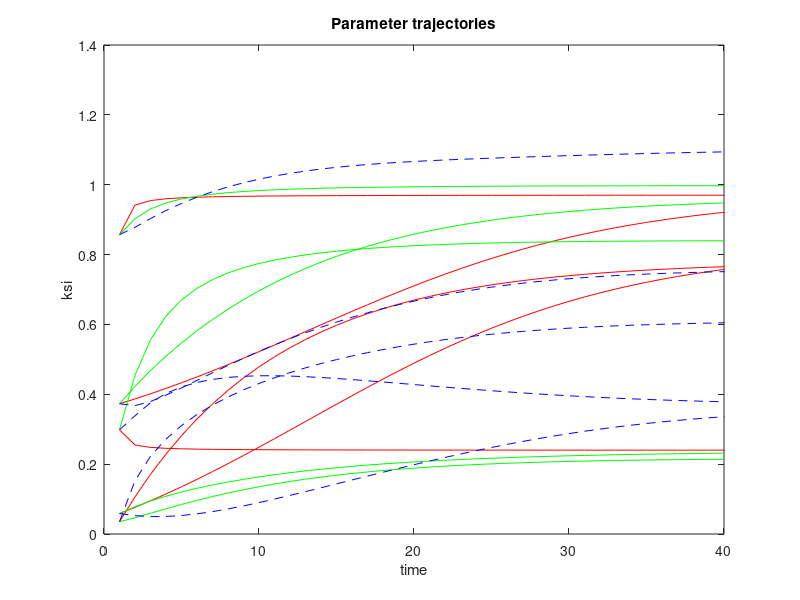
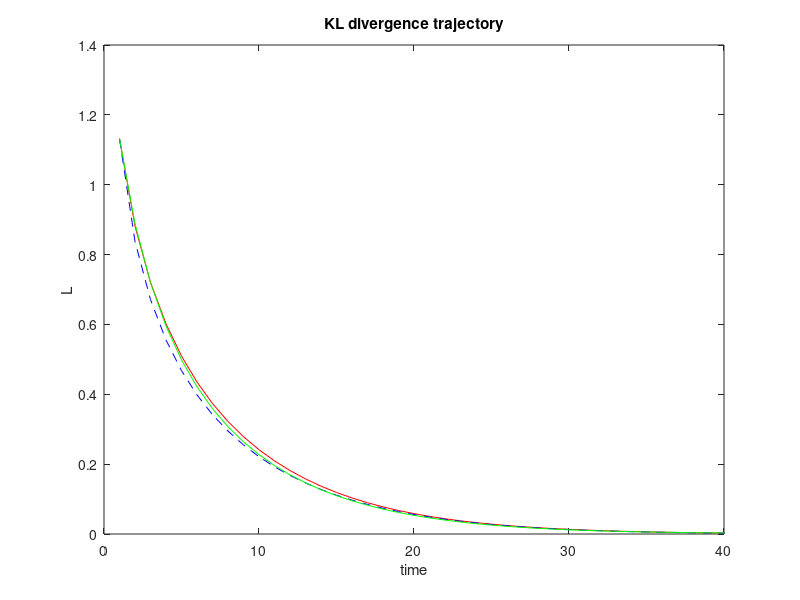
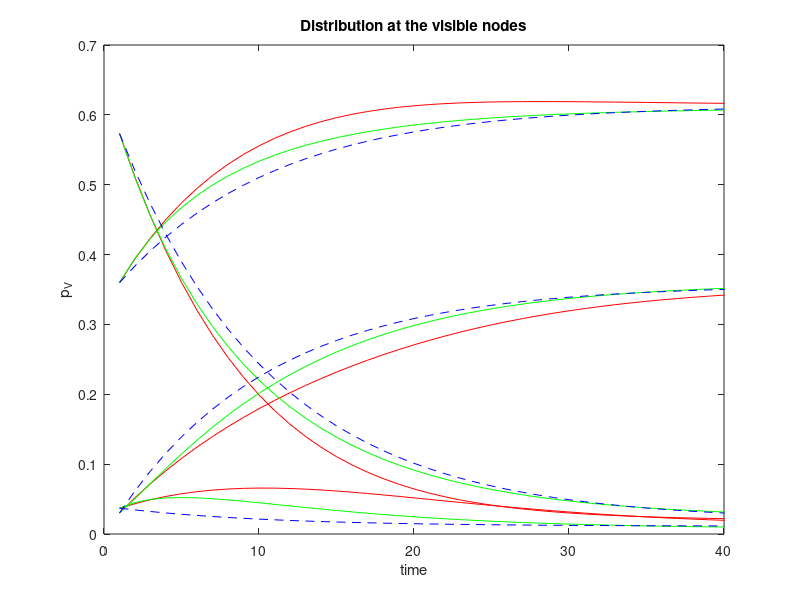

Write the MATLAB code that produced these figures, in order. (Note: this script raises an error after producing the figures.)
%--------------------------------------------------------------------------
% For Paper
% "On the Natural Gradient of the Evidence Lower Bound"
% by Nihat Ay, Jesse van Oostrum and Adwait Datar
% Author for the code: Adwait Datar
%--------------------------------------------------------------------------
% This script is used to plot the simulated trajectories
clc
close all
%% Load data if not already present in workspace
if ~exist('model')
    model=1; % 1: non-cylindrical model, 2: cylindrical
    switch model
        case 1
            load('./data/non_cylindrical_model.mat')
            sim_id=2;% sim_id= 2 and 8 are used in the figures
        case 2
            load('./data/cylindrical_model.mat')
            sim_id=1;
    end 
end
%% Plot trajectories:
subsamp=10;
% Plot the parameter trajectories of the two gradient fields
figure(1)
plot(theta_traj(:,1:subsamp:end,sim_id)','r','DisplayName','NGRAD')
set(gca,'ColorOrderIndex',1)
hold on
plot(theta_traj_rec(:,1:subsamp:end,sim_id)','g','DisplayName','NGRAD')
plot(theta_traj_V(:,1:subsamp:end,sim_id)','b--','DisplayName','ELBO')
% legend()
xlim([0 40])
xlabel('time')
ylabel('ksi')
title('Parameter trajectories')

% Plot the Loss trajectories with the two gradient fields
figure(2)
plot(L_num(1:subsamp:end,1,sim_id),'r','DisplayName','ELBO')
set(gca,'ColorOrderIndex',1)
hold on
plot(L_num_V(1:subsamp:end,1,sim_id),'b--','DisplayName','NGRAD')
plot(L_num_rec(1:subsamp:end,1,sim_id),'g','DisplayName','2')
% legend()
xlim([0 40])
xlabel('time')
ylabel('L')
title('KL divergence trajectory')

% Plot the probability trajectories with the two gradient fields on visible
% nodes
p_traj_V=Pi*p_num(1:subsamp:end,:,sim_id)'; % Projection on the visible nodes
p_traj_V_rec=Pi*p_num_rec(1:subsamp:end,:,sim_id)'; % Projection on the visible nodes
p_traj_V_V=Pi*p_num_V(1:subsamp:end,:,sim_id)'; % Projection on the visible nodes
figure(3)
plot(p_traj_V','r','DisplayName','NGRAD')
set(gca,'ColorOrderIndex',1)
hold on
plot(p_traj_V_rec','g','DisplayName','2')
plot(p_traj_V_V','b--','DisplayName','ELBO')
% legend()
xlim([0 40])
xlabel('time')
ylabel('p_V')
title('Distribution at the visible nodes')

% Project the distribution orthogonally (Euclidean) to get a 3-simplex 
% Obtain vectors orthogonal to ones(4,1) via SVD and project on them
[U,S,V]=svd(ones(4,1));
corners=U(:,2:end)';

% Compute translation and rotation parameters
origin=corners(:,1);
new_x=corners(:,2)-origin;
new_z=null([(corners(:,2)-origin)';(corners(:,3)-origin)']);
new_y=null([new_x';new_z']);
W=[new_x';new_y';new_z'];

% Translate and Rotate corners and optimal point:
p_star_proj=U(:,2:end)'*p_star_V;
[p_star_proj] =rotate_translate(p_star_proj,W,origin);
[corners] =rotate_translate(corners,W,origin);

% First draw the lines of the 3-simplex
figure(4)
% title('Distribution trajectories at the visible nodes')

% Plot the model space if required
switch model
    case 1
        % plot_full_model(W,origin)
        % hold on
    case 2
        plot_independece_model(W,origin)
        hold on
end

% For the final plots in the paper, use i=2 and i=8 from the data non_cylindrical_model_30.mat
% For the final plots in the paper, use i=1:sims from the data cylindrical_model_1.mat
for i=[sim_id]    
    p_traj_V_proj=U(:,2:end)'*Pi*p_num(1:subsamp:end,:,i)';
    p_traj_V_proj_rec=U(:,2:end)'*Pi*p_num_rec(1:subsamp:end,:,i)';
    p_traj_V_V_proj=U(:,2:end)'*Pi*p_num_V(1:subsamp:end,:,i)';
    % Translate and Rotate data
    [p_traj_V_proj] =rotate_translate(p_traj_V_proj,W,origin);
    [p_traj_V_proj_rec] =rotate_translate(p_traj_V_proj_rec,W,origin);
    [p_traj_V_V_proj] =rotate_translate(p_traj_V_V_proj,W,origin);
    plot3(p_traj_V_V_proj(1,:),p_traj_V_V_proj(2,:),p_traj_V_V_proj(3,:),'b--','LineWidth',0.5)    
    hold on
    plot3(p_traj_V_proj(1,:),p_traj_V_proj(2,:),p_traj_V_proj(3,:),'r','LineWidth',0.5)  
    plot3(p_traj_V_proj_rec(1,:),p_traj_V_proj_rec(2,:),p_traj_V_proj_rec(3,:),'g','LineWidth',0.5)
    % plot3(p_traj_V_V_proj(1,1),p_traj_V_V_proj(2,1),p_traj_V_V_proj(3,1),'b.')
    % plot3(p_traj_V_proj(1,1),p_traj_V_proj(2,1),p_traj_V_proj(3,1),'r.')
    plot3(p_star_proj(1,1),p_star_proj(2,1),p_star_proj(3,1),'kX')
end
linewidth=0.5;
linecolor=[0,0.447,0.741];
draw_lines(corners(:,1),corners(:,2),linecolor,linewidth)
hold on
draw_lines(corners(:,1),corners(:,3),linecolor,linewidth)
draw_lines(corners(:,1),corners(:,4),linecolor,linewidth)
draw_lines(corners(:,2),corners(:,3),linecolor,linewidth)
draw_lines(corners(:,2),corners(:,4),linecolor,linewidth)
draw_lines(corners(:,3),corners(:,4),linecolor,linewidth)
% legend('NGRAD','ELBO','Location','northwest')

view([202 20])
zlim([-0.2,1.2])
ylim([0,1.2247])
xlim([-0.75 2])
axis off
%% User-defined functions
function [] = draw_lines(point1,point2,linecolor,linewidth)
        xyz=[point1';point2'];
        line(xyz(:,1),xyz(:,2),xyz(:,3),'Color',linecolor,'Linewidth',linewidth)
end
function []=plot_independece_model(W,origin)
    [U,~,~]=svd(ones(4,1)); % Projection on the kernel of the 1 vector
    % This function plots the independence model as a manifold embedded
    % inside the 3-Simplex
    p=0:0.02:1; % parameter 1
    q=0:0.02:1; % parameter 2
    p_vec=[];
    for i=1:length(p)
        for j=1:length(q)
            p_vec=[p_vec,[p(i)*q(j);p(i)*(1-q(j));(1-p(i))*q(j);(1-p(i))*(1-q(j))]]; % Collect points on the independence model
        end
    end
    p_proj=U(:,2:end)'*p_vec;
    [p_proj] =rotate_translate(p_proj,W,origin);
    n_p=size(p,2);
    linecolor=[0.3010 0.7450 0.9330];
    linewidth=0.1;
    for i=1:n_p        
            draw_lines(p_proj(:,1+n_p*(i-1)),p_proj(:,n_p*i),linecolor,linewidth)
    end
    n_q=size(q,2);
    for j=1:n_q
        draw_lines(p_proj(:,j),p_proj(:,j+n_q*(n_p-1)),linecolor,linewidth)
    end
    view([202 16])
    % view([200 15])
    % xlabel('x')
    % ylabel('y')
    % zlabel('z')
end
function []=plot_full_model(W,origin)    
    [U,~,~]=svd(ones(4,1)); % Projection on the kernel of the 1 vector
    draw_plane_simplex(W,origin,U,1)
    draw_plane_simplex(W,origin,U,2)
    draw_plane_simplex(W,origin,U,3)
    draw_plane_simplex(W,origin,U,4)
    draw_plane_simplex(W,origin,U,5)
    draw_plane_simplex(W,origin,U,6)
    view([202 16])
    % view([200 15])
    % xlabel('x')
    % ylabel('y')
    % zlabel('z')
end
function [points] =rotate_translate(points,W,origin)
    % This function translates points to origin and then rotates them with
    % rotation matrix W;
    points=points-origin;
    points=W*points;
end
function []=draw_plane_simplex(W,origin,U,dimensions)
    x=0:0.05:1; % parameter 1
    linewidth=0.1;
    linecolor=[0.3010 0.7450 0.9330];%
    % linecolor=[0,0.447,0.741];
    for i=1:length(x)
        y=0:0.1:1-x(i); % parameter 2
        for j=1:length(y)
            % z=0:0.1:1-x(i)-y(j); % parameter 3            
            switch dimensions
                case 1 % vary dimensions 1-2
                    p1=[1-x(i)-y(j);0;y(j);x(i)];
                    p_end=[ 0;1-x(i)-y(j);y(j);x(i)];
                case 2 % vary dimensions 3-4
                    p1=[x(i);y(j);0;1-x(i)-y(j)];
                    p_end=[ x(i);y(j);1-x(i)-y(j);0];
                case 3 % vary dimensions 1-3
                    p1=[1-x(i)-y(j);y(j);0;x(i)];
                    p_end=[0;y(j);1-x(i)-y(j);x(i)];
                case 4 % vary dimensions 2-3
                    p1=[x(i);1-x(i)-y(j);0;y(j)];
                    p_end=[x(i);0;1-x(i)-y(j);y(j)];
                case 5 % vary dimensions 1-4
                    p1=[0;x(i);y(j);1-x(i)-y(j)];
                    p_end=[1-x(i)-y(j);x(i);y(j);0];
                case 6 % vary dimensions 2-4
                    p1=[x(i);0;y(j);1-x(i)-y(j)];
                    p_end=[x(i);1-x(i)-y(j);y(j);0];
            end
            p_proj_line=U(:,2:end)'*[p1,p_end];
            [p_proj_line] =rotate_translate(p_proj_line,W,origin);
            if x(i)+y(j)<1
                draw_lines(p_proj_line(:,1),p_proj_line(:,2),linecolor,linewidth)
                hold on
            end
        end
    end
end